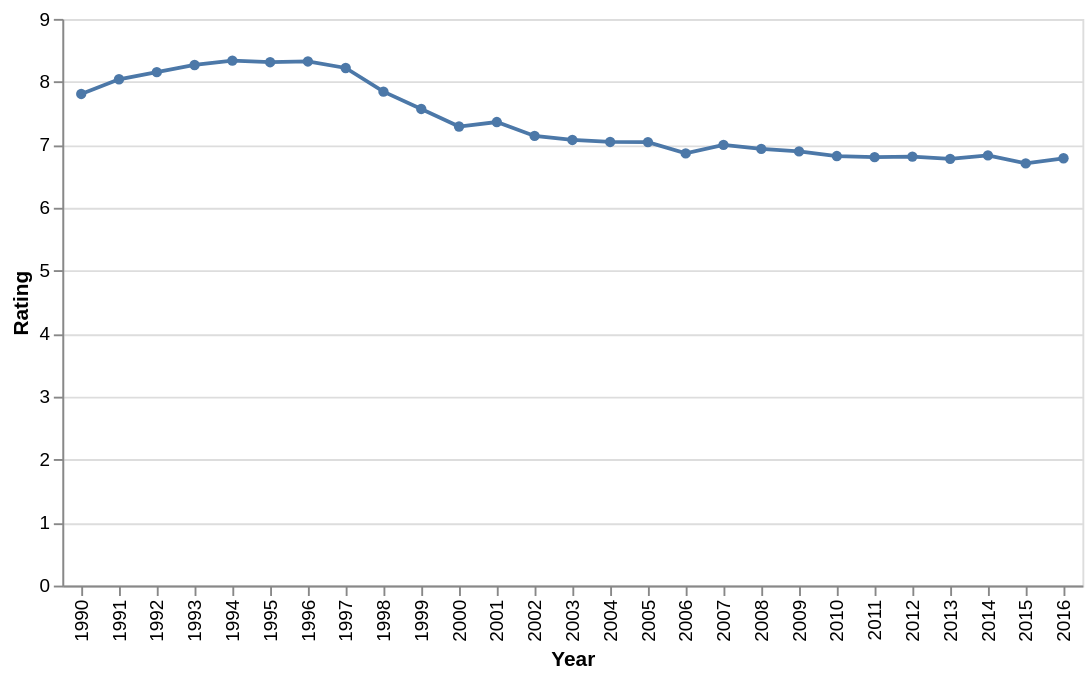

Notebook code cell kept with this figure:
### Code cell
alt.Chart(df_ratings).mark_line(point=True).encode(
    x=alt.X('original_air_year:O', title='Year'),
    y=alt.Y('imdb_rating:Q', title='Rating')
)

### Figure 1 — Vega-Lite specification as saved in the notebook (floating-point values rounded to 4 significant figures)
{"config": {"view": {"continuousWidth": 300, "continuousHeight": 300}}, "data": {"name": "data-a9c238986fc70097f463a80f69152d4c"}, "mark": {"type": "line", "point": true}, "encoding": {"x": {"field": "original_air_year", "title": "Year", "type": "ordinal"}, "y": {"field": "imdb_rating", "title": "Rating", "type": "quantitative"}}, "$schema": "https://vega.github.io/schema/vega-lite/v6.1.0.json", "datasets": {"data-a9c238986fc70097f463a80f69152d4c": [{"imdb_rating": 7.808, "original_air_year": 1990.0}, {"imdb_rating": 8.041, "original_air_year": 1991.0}, {"imdb_rating": 8.154, "original_air_year": 1992.0}, {"imdb_rating": 8.268, "original_air_year": 1993.0}, {"imdb_rating": 8.336, "original_air_year": 1994.0}, {"imdb_rating": 8.312, "original_air_year": 1995.0}, {"imdb_rating": 8.324, "original_air_year": 1996.0}, {"imdb_rating": 8.22, "original_air_year": 1997.0}, {"imdb_rating": 7.844, "original_air_year": 1998.0}, {"imdb_rating": 7.57, "original_air_year": 1999.0}, {"imdb_rating": 7.291, "original_air_year": 2000.0}, {"imdb_rating": 7.362, "original_air_year": 2001.0}, {"imdb_rating": 7.141, "original_air_year": 2002.0}, {"imdb_rating": 7.077, "original_air_year": 2003.0}, {"imdb_rating": 7.045, "original_air_year": 2004.0}, {"imdb_rating": 7.043, "original_air_year": 2005.0}, {"imdb_rating": 6.864, "original_air_year": 2006.0}, {"imdb_rating": 7.0, "original_air_year": 2007.0}, {"imdb_rating": 6.935, "original_air_year": 2008.0}, {"imdb_rating": 6.895, "original_air_year": 2009.0}, {"imdb_rating": 6.822, "original_air_year": 2010.0}, {"imdb_rating": 6.805, "original_air_year": 2011.0}, {"imdb_rating": 6.814, "original_air_year": 2012.0}, {"imdb_rating": 6.777, "original_air_year": 2013.0}, {"imdb_rating": 6.832, "original_air_year": 2014.0}, {"imdb_rating": 6.705, "original_air_year": 2015.0}, {"imdb_rating": 6.786, "original_air_year": 2016.0}]}}
